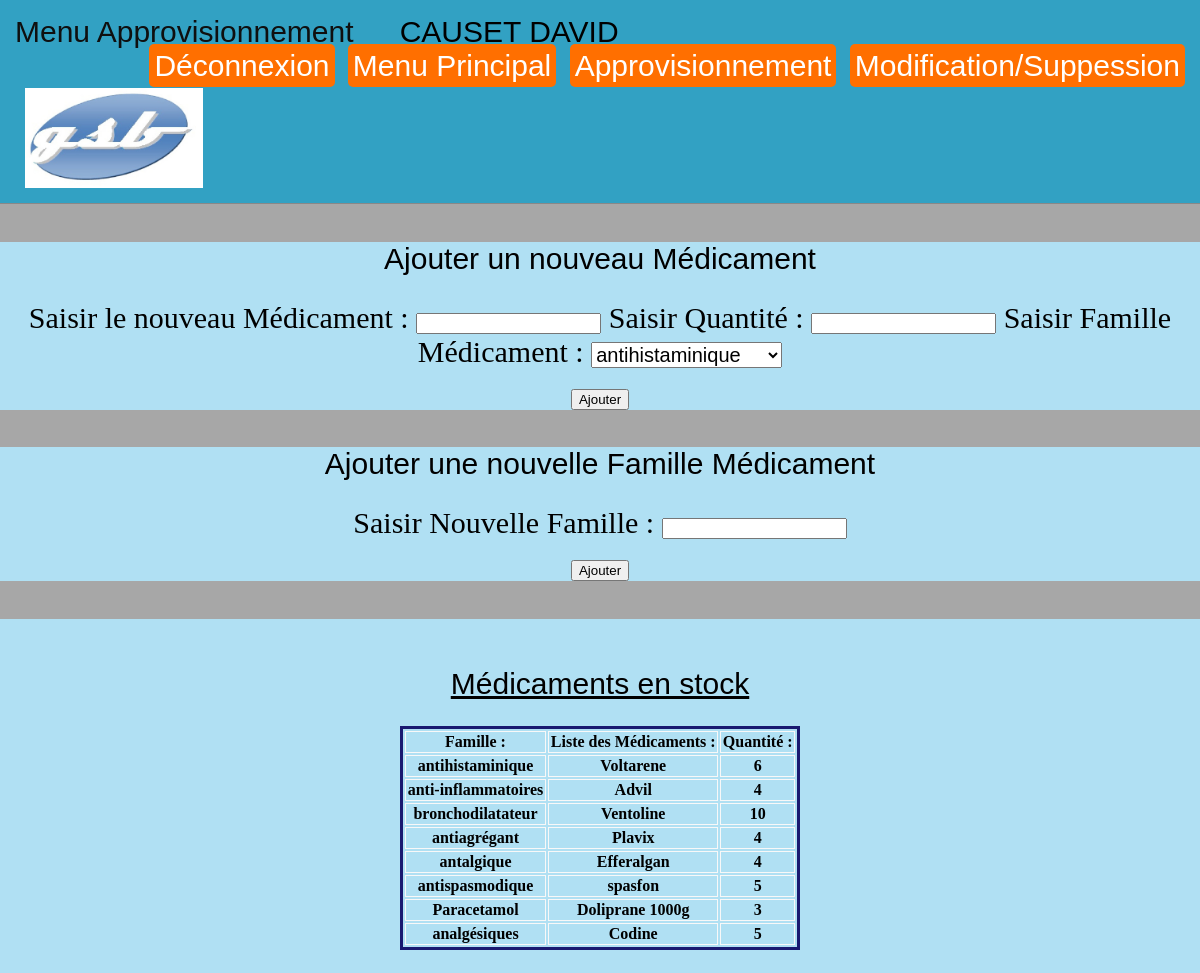
The page /.history/index_20210517194231.php?target=approv (signed in) on the database its author committed.
### tables this page shows
CREATE TABLE `medicament` (
  `idMedicament` int(3) NOT NULL,
  `Nom_produit` varchar(60) DEFAULT NULL,
  `idFamilleMedicament` int(3) NOT NULL,
  `Qte_stock` int(3) DEFAULT '0'
);

CREATE TABLE `famille` (
  `idFamille` int(3) NOT NULL,
  `libFamille` varchar(60) DEFAULT NULL
);

### .history/index_20210517194231.php (called while the page is built)
<?php
    require("/Controleur/GeneralControleur.php");
?>

### Vues/tableau.php (called while the page is built)
<?php
  include(__DIR__ ."/../Models/connexion.php");
  $reponse=$bdd->query('SELECT Nom_produit , Qte_stock , libFamille FROM medicament INNER JOIN famille on idFamilleMedicament = idFamille');
  $reponsefams=$bdd->query('SELECT  Distinct libFamille FROM famille ');
?>

### Models/approv.php (the view, shortened to what this page needs)
<html>
	<head>
		<link rel="stylesheet" type="text/css" href="../pdo/css/App.css" />
	</head>
    <header>
		Menu Approvisionnement
        <?php
            include(__DIR__ ."/../Models/header.php");
            include(__DIR__ ."/../Vues/tableau.php");
        ?>
	<body>
            <section>
                <h1>Ajouter un nouveau Médicament</h1>
                    <form action="?target=info" method="POST" class="form">
                        <label for="Nom_produit">Saisir le nouveau Médicament :</label>
                        <input type="text"  name="Nom_produit" required/>
                        <label for="Qte_stock">Saisir Quantité :</label>
                         <input type="number"  name="Qte_stock" min="1" required/>
                             <label for="fam">Saisir Famille Médicament :</label>
                                <select style="font-size: 20px;" name="libFamille" required>
                                    <?php
                                    foreach($reponsefams as $ligne){
                                        ?>
                                        <option>
                                        <?php
                                        echo $ligne['libFamille'];
                                        ?>
                                        </option>
                                        <?php
                                    }
                                    ?>
                                </select>
                            <p><input name=valider1 type="submit" value="Ajouter"></p>
                    </form>
            </section>
            <section>
            <h1>Ajouter une nouvelle Famille Médicament</h1>
                <form action="?target=newFam" method="POST" class="form">
                        <label for="fam">Saisir Nouvelle Famille :</label>
                        <input type="text" name="libFamille">
                        <p><input name=valider1 type="submit" value="Ajouter"></p>
                </form>
        </section>
                    <section>
                        <br>
                        <u><h2>Médicaments en stock</h2></u>
                                <table>
                                    <tr>
                                        <th>Famille :</th>
                                        <th>Liste des Médicaments :</th>
                                        <th>Quantité :</th>
                                    </tr>
                                    <?php
                                       foreach($reponse as $ligne)
                                       {
                                           if(isset($ligne[0])){
                                    ?>
                                                <tr>
                                                        <th><?php echo $ligne[2];?></th>
                                                        <th><?php echo $ligne[0];?></th>
                                                        <th><?php echo $ligne[1];?></th>
                                                </tr>
                                   <?php
                                       }
                                    }
                                   ?>
                                </table>
                        <br>
                    </section>
	</body>
</html>

### css/App.css (style rules this page uses)
body { height: auto; width: auto; background-color: rgb(167, 167, 167); margin: 0; padding: 0; }
header { text-align: left; padding: 15px; background-color: rgba(33, 160, 199, 0.87); color: rgb(15, 15, 15); font: 30px arial; border-bottom: solid 1px #888; }
table { margin: auto; min-width: 400px; width: auto; cursor: pointer; border: 3px solid midnightblue; }
tr, td, th { border: 1px solid rgb(248, 248, 248); }
h2, h1 { text-align: center; font: 30px arial; color: black; }
form { text-align: center; font-size: 30px; }
section { margin-top: 1cm; font-size: 20px; background-color: rgb(176, 224, 243); text-align: center; }
label { text-align: left; }
p { text-align: center; font-size: 20px; }

### rows shown on the page
medicament: idFamilleMedicament.libFamille "antihistaminique", Nom_produit "Voltarene", Qte_stock "6"
medicament: idFamilleMedicament.libFamille "anti-inflammatoires", Nom_produit "Advil", Qte_stock "4"
medicament: idFamilleMedicament.libFamille "bronchodilatateur", Nom_produit "Ventoline", Qte_stock "10"
medicament: idFamilleMedicament.libFamille "antiagrégant", Nom_produit "Plavix", Qte_stock "4"
medicament: idFamilleMedicament.libFamille "antalgique", Nom_produit "Efferalgan", Qte_stock "4"
medicament: idFamilleMedicament.libFamille "antispasmodique", Nom_produit "spasfon", Qte_stock "5"
medicament: idFamilleMedicament.libFamille "Paracetamol", Nom_produit "Doliprane 1000g", Qte_stock "3"
medicament: idFamilleMedicament.libFamille "analgésiques", Nom_produit "Codine", Qte_stock "5"

### other values the page prints
$_SESSION["nomPrenom"] "CAUSET DAVID"
form field libFamille "antihistaminique"
